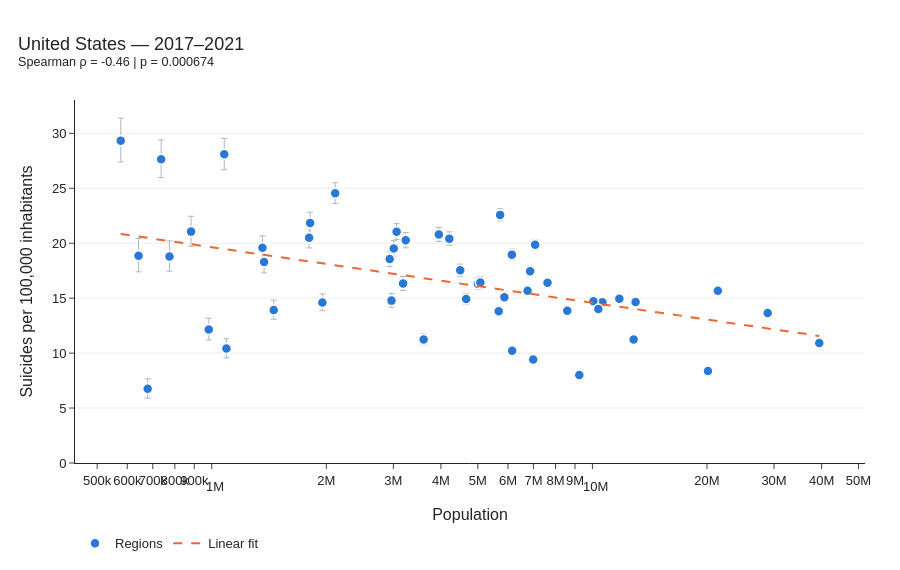
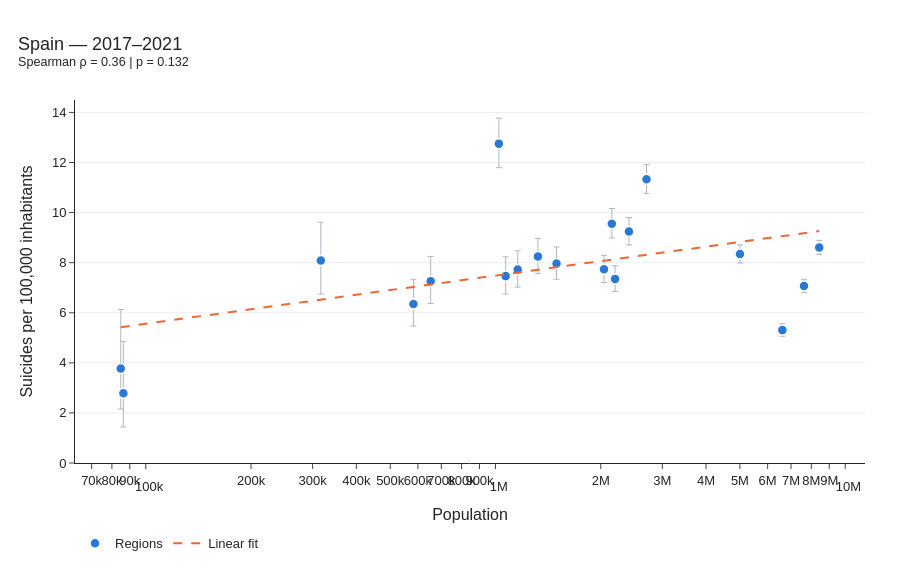

The notebook cell these images were saved under, in order:
### Markdown cell above
VERSION ALTERNATIVA PLOTS

### Code cell
import plotly.graph_objects as go
from plotly.subplots import make_subplots

def interactive_scatter(t, title):
    s = region_stats(t)
    d = t.reset_index()

    fig = go.Figure()

    # Intervalos Poisson del 95 %
    fig.add_trace(go.Scatter(
        x=d["pop"],
        y=d["rate"],
        mode="markers",
        name="Regions",
        marker=dict(
            size=10,
            color="#2a78d6",
            line=dict(width=1.5, color="white")
        ),
        error_y=dict(
            type="data",
            symmetric=False,
            array=d["rate_hi"] - d["rate"],
            arrayminus=d["rate"] - d["rate_lo"],
            color="#aeb7c2",
            thickness=1,
            width=3
        ),
        customdata=d[["region", "suicides", "rate"]].values,
        hovertemplate=(
            "<b>%{customdata[0]}</b><br>"
            "Population: %{x:,.0f}<br>"
            "Suicides: %{customdata[1]:,.0f}<br>"
            "Rate: %{y:.2f} per 100,000"
            "<extra></extra>"
        )
    ))

    # Regression line
    x = np.logspace(
        np.log10(t["pop"].min()),
        np.log10(t["pop"].max()),
        100
    )
    y = s["intercept"] + s["slope"] * np.log10(x)

    fig.add_trace(go.Scatter(
        x=x, y=y,
        mode="lines",
        name="Linear fit",
        line=dict(color="#eb6834", width=2, dash="dash"),
        hoverinfo="skip"
    ))

    fig.update_layout(
        title=dict(
            text=f"{title}<br><sup>Spearman ρ = {s['rho']:.2f} "
                 f"| p = {s['p']:.3g}</sup>",
            x=0.02
        ),
        template="simple_white",
        height=570,
        hovermode="closest",
        font=dict(family="Arial", size=13),
        xaxis=dict(
            title="Population",
            type="log",
            showgrid=False,
            tickformat="~s"
        ),
        yaxis=dict(
            title="Suicides per 100,000 inhabitants",
            rangemode="tozero",
            showgrid=True,
            gridcolor="#eeeeee"
        ),
        legend=dict(
            orientation="h",
            y=-0.18,
            x=0
        ),
        margin=dict(l=75, r=35, t=100, b=90)
    )

    return fig


interactive_scatter(
    TABLES["United States"],
    "United States — 2017–2021"
).show()

interactive_scatter(
    TABLES["Spain"],
    "Spain — 2017–2021"
).show()
